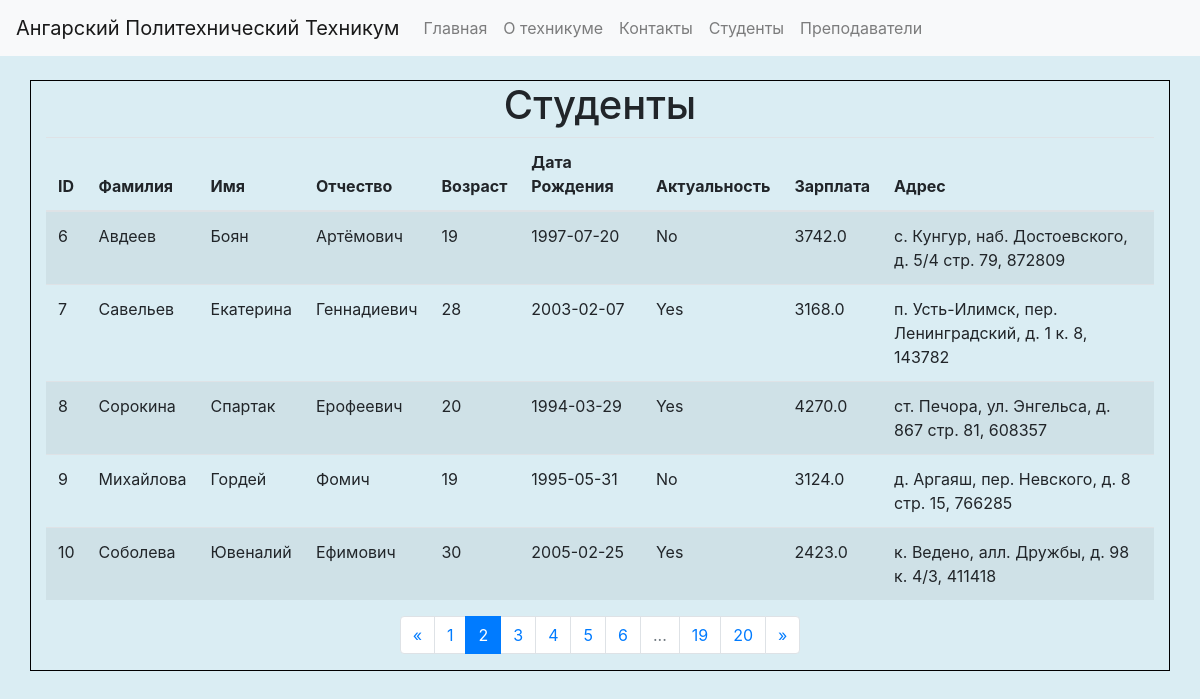
The app's page /students?page=2 with its own data.
### app.py (models this page shows, shortened)
class Student(db.Model):
    id = db.Column(db.Integer, primary_key=True)
    first_name = db.Column(db.String(80), nullable=False)
    last_name = db.Column(db.String(80), nullable=False)
    middle_name = db.Column(db.String(80), nullable=False)
    age = db.Column(db.Integer, nullable=False)
    birth_date = db.Column(db.Date, nullable=False)
    is_active = db.Column(db.Boolean, nullable=False, default=True)
    salary = db.Column(db.Float, nullable=False)
    address = db.Column(db.String(120), nullable=False)

### app.py (the view)
@app.route('/students')
def students():
    page = request.args.get('page', 1, type=int)
    students = Student.query.paginate(page=page, per_page=5)
    return render_template('students.html', students=students)

### templates/students.html (shortened to what this page needs)
{% extends "layout.html" %}
{% block content %}
<h1>Студенты</h1>
<table class="table table-striped">
    <thead>
        <tr>
            <th>ID</th>
            <th>Фамилия</th>
            <th>Имя</th>
            <th>Отчество</th>
            <th>Возраст</th>
            <th>Дата Рождения</th>
            <th>Актуальность</th>
            <th>Зарплата</th>
            <th>Адрес</th>
        </tr>
    </thead>
    <tbody>
        {% for student in students.items %}
        <tr>
            <td>{{ student.id }}</td>
            <td>{{ student.last_name }}</td>
            <td>{{ student.first_name }}</td>
            <td>{{ student.middle_name }}</td>
            <td>{{ student.age }}</td>
            <td>{{ student.birth_date }}</td>
            <td>{{ "Yes" if student.is_active else "No" }}</td>
            <td>{{ student.salary }}</td>
            <td>{{ student.address }}</td>
        </tr>
        {% endfor %}
    </tbody>
</table>
<nav aria-label="Page navigation">
    <ul class="pagination">
        {% if students.has_prev %}
        <li class="page-item">
            <a class="page-link" href="{{ url_for('students', page=students.prev_num) }}" aria-label="Previous">
                <span aria-hidden="true">&laquo;</span>
            </a>
        </li>
        {% else %}
        <li class="page-item disabled">
            <span class="page-link" aria-hidden="true">&laquo;</span>
        </li>
        {% endif %}
        {% for page_num in students.iter_pages() %}
            {% if page_num %}
                {% if page_num != students.page %}
                <li class="page-item">
                    <a class="page-link" href="{{ url_for('students', page=page_num) }}">{{ page_num }}</a>
                </li>
                {% else %}
                <li class="page-item active">
                    <span class="page-link">{{ page_num }}</span>
                </li>
                {% endif %}
            {% else %}
            <li class="page-item disabled">
                <span class="page-link">...</span>
            </li>
            {% endif %}
        {% endfor %}
        {% if students.has_next %}
        <li class="page-item">
            <a class="page-link" href="{{ url_for('students', page=students.next_num) }}" aria-label="Next">
                <span aria-hidden="true">&raquo;</span>
            </a>
        </li>
        {% else %}
        <li class="page-item disabled">
            <span class="page-link" aria-hidden="true">&raquo;</span>
        </li>
        {% endif %}
    </ul>
</nav>
{% endblock %}

### static/css/styles.css (style rules this page uses)
body { background-color: rgb(218, 237, 243); }

### records on screen
Student: id "6", last_name "Авдеев", first_name "Боян", middle_name "Артёмович", age "19", birth_date "1997-07-20", is_active "No", salary "3742.0", address "с. Кунгур, наб. Достоевского, д. 5/4 стр. 79, 872809"
Student: id "7", last_name "Савельев", first_name "Екатерина", middle_name "Геннадиевич", age "28", birth_date "2003-02-07", is_active "Yes", salary "3168.0", address "п. Усть-Илимск, пер. Ленинградский, д. 1 к. 8, 143782"
Student: id "8", last_name "Сорокина", first_name "Спартак", middle_name "Ерофеевич", age "20", birth_date "1994-03-29", is_active "Yes", salary "4270.0", address "ст. Печора, ул. Энгельса, д. 867 стр. 81, 608357"
Student: id "9", last_name "Михайлова", first_name "Гордей", middle_name "Фомич", age "19", birth_date "1995-05-31", is_active "No", salary "3124.0", address "д. Аргаяш, пер. Невского, д. 8 стр. 15, 766285"
Student: id "10", last_name "Соболева", first_name "Ювеналий", middle_name "Ефимович", age "30", birth_date "2005-02-25", is_active "Yes", salary "2423.0", address "к. Ведено, алл. Дружбы, д. 98 к. 4/3, 411418"

### other values on screen
{{ page_num }} "1" "3" "4" "5" "6" "19" "20"
{{ page_num }} "2"
